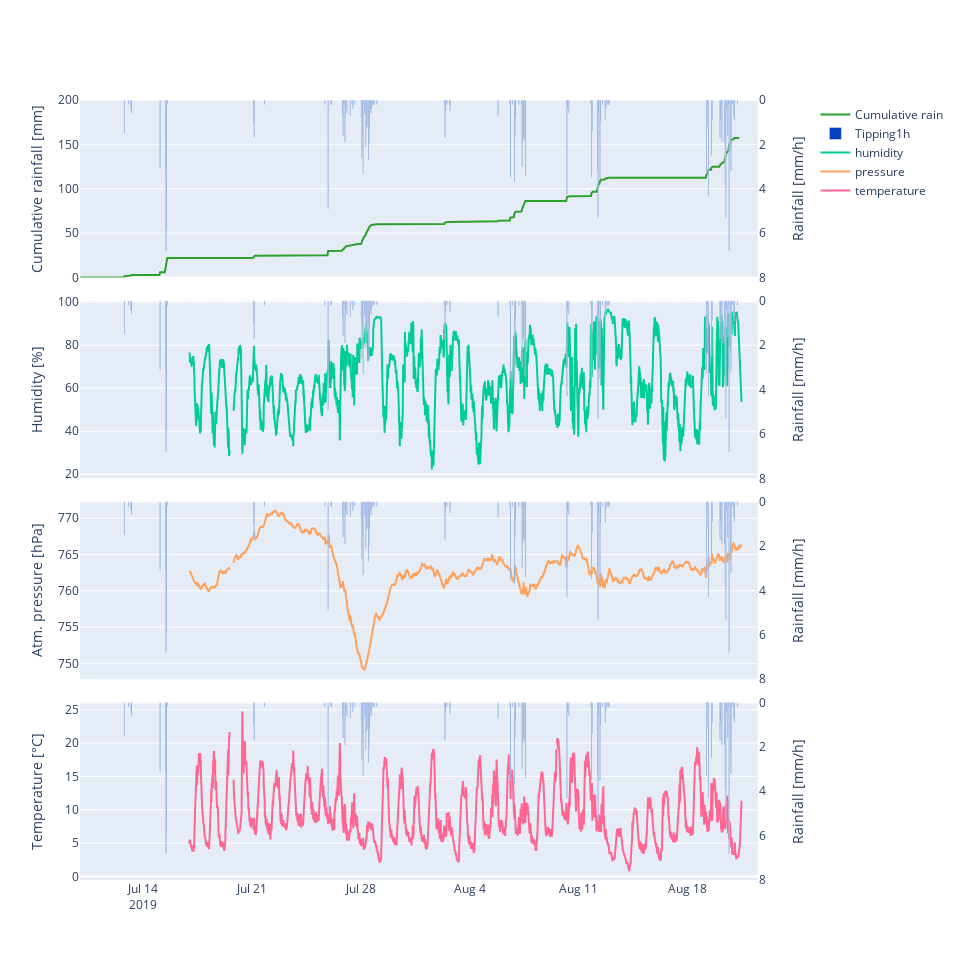

The notebook cell this image was saved under:
### Code cell
%run ./CombinedData.ipynb

### Figure 1 — Plotly figure (JSON) as saved in the notebook; plotly's stock layout.template omitted (floating-point values rounded to 4 significant figures; data arrays with more than 128 entries replaced by an {"elided": "..."} marker saying what was removed)
{"data": [{"marker": {"color": "#2ca02c"}, "mode": "lines", "name": "Cumulative rain", "type": "scatter", "x": {"elided": "1017 str values"}, "xaxis": "x", "y": {"elided": "1017 float values"}, "yaxis": "y"}, {"marker": {"color": "#0440B9"}, "name": "Tipping1h", "type": "bar", "x": {"elided": "1017 str values"}, "xaxis": "x", "y": {"elided": "1017 float values"}, "yaxis": "y2"}, {"name": "humidity", "type": "scatter", "x": {"elided": "5258 str values"}, "xaxis": "x2", "y": {"elided": "5258 float values"}, "yaxis": "y3"}, {"marker": {"color": "#0440B9"}, "name": "Tipping1h", "showlegend": false, "type": "bar", "x": {"elided": "1017 str values"}, "xaxis": "x2", "y": {"elided": "1017 float values"}, "yaxis": "y4"}, {"name": "pressure", "type": "scatter", "x": {"elided": "5258 str values"}, "xaxis": "x3", "y": {"elided": "5258 float values"}, "yaxis": "y5"}, {"marker": {"color": "#0440B9"}, "name": "Tipping1h", "showlegend": false, "type": "bar", "x": {"elided": "1017 str values"}, "xaxis": "x3", "y": {"elided": "1017 float values"}, "yaxis": "y6"}, {"name": "temperature", "type": "scatter", "x": {"elided": "5258 str values"}, "xaxis": "x4", "y": {"elided": "5258 float values"}, "yaxis": "y7"}, {"marker": {"color": "#0440B9"}, "name": "Tipping1h", "showlegend": false, "type": "bar", "x": {"elided": "1017 str values"}, "xaxis": "x4", "y": {"elided": "1017 float values"}, "yaxis": "y8"}], "layout": {"autosize": false, "bargap": 0, "bargroupgap": 0, "barmode": "group", "height": 960, "width": 960, "xaxis": {"anchor": "y", "domain": [0, 0.94], "matches": "x4", "showticklabels": false}, "xaxis2": {"anchor": "y3", "domain": [0, 0.94], "matches": "x4", "showticklabels": false}, "xaxis3": {"anchor": "y5", "domain": [0, 0.94], "matches": "x4", "showticklabels": false}, "xaxis4": {"anchor": "y7", "domain": [0, 0.94]}, "yaxis": {"anchor": "x", "domain": [0.7725, 1], "range": [0, 200], "showgrid": true, "title": {"text": "Cumulative rainfall [mm]"}}, "yaxis2": {"anchor": "x", "overlaying": "y", "range": [8, 0], "showgrid": false, "side": "right", "title": {"text": "Rainfall [mm/h]"}}, "yaxis3": {"anchor": "x2", "domain": [0.515, 0.7425], "title": {"text": "Humidity [%]"}}, "yaxis4": {"anchor": "x2", "overlaying": "y3", "range": [8, 0], "showgrid": false, "side": "right", "title": {"text": "Rainfall [mm/h]"}}, "yaxis5": {"anchor": "x3", "domain": [0.2575, 0.485], "title": {"text": "Atm. pressure [hPa]"}}, "yaxis6": {"anchor": "x3", "overlaying": "y5", "range": [8, 0], "showgrid": false, "side": "right", "title": {"text": "Rainfall [mm/h]"}}, "yaxis7": {"anchor": "x4", "domain": [0, 0.2275], "title": {"text": "Temperature [°C]"}}, "yaxis8": {"anchor": "x4", "overlaying": "y7", "range": [8, 0], "showgrid": false, "side": "right", "title": {"text": "Rainfall [mm/h]"}}}}
